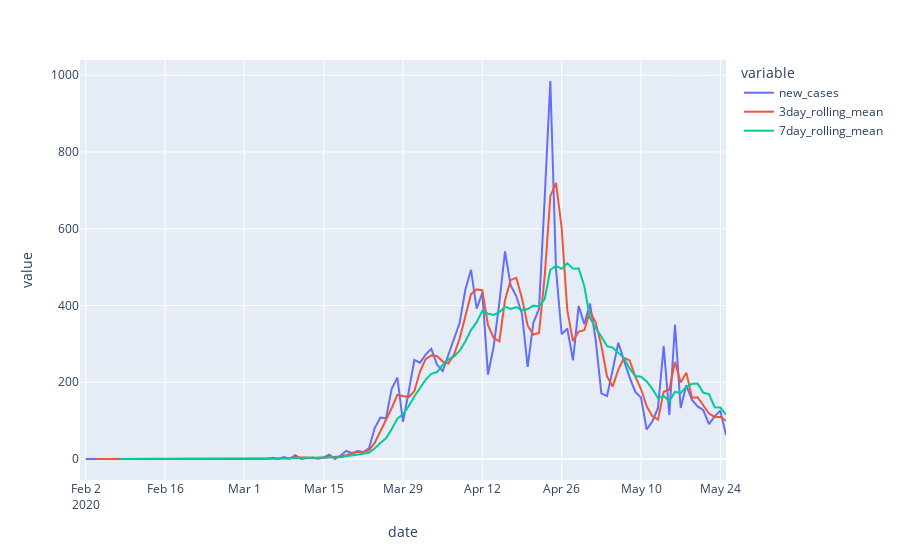

The cell this chart's notebook holds for it:
### Markdown cell above
__Interactive Plots__

### Code cell
suffolk_data.plot(x="date", y=["new_cases"])
suffolk_data.plot(x="date", y=["new_cases", "3day_rolling_mean", "7day_rolling_mean"], kind="line")
